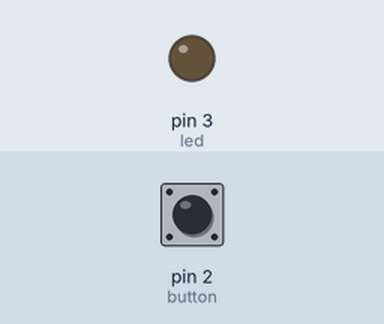
Simulated run of this sketch. Board: Arduino Uno, built with avr-gcc and run on an emulated ATmega328P. On the bench: output pins drawn as LEDs (lit = HIGH). Inputs (shaded band) come from the test bench; at power-on: pin 2 (button) HIGH.

Above: at 1.2 s.
1.3 s: pin 2 (button) pulled LOW for 0.15 s
At 1.9 s:
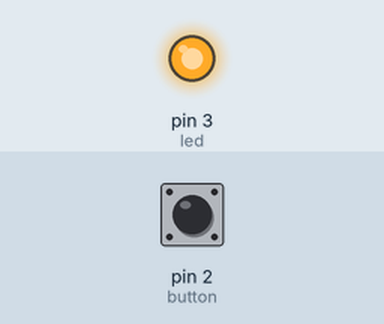
2.9 s: pin 2 (button) pulled LOW for 1 s
At 4.3 s:
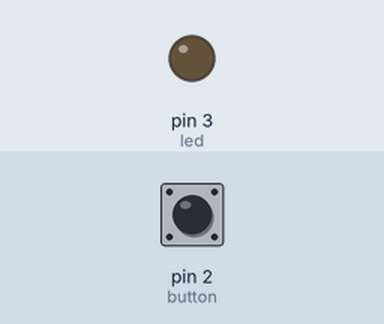
5.4 s: pin 2 (button) pulled LOW for 3.2 s
At 6.2 s:
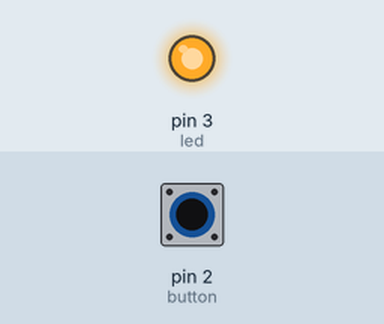
Timing chart, 0 to 8.4 s (numbered marks = the images above; inputs shaded):
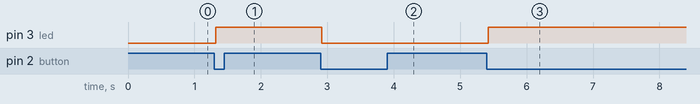

Measured:
- after the input at 1.3 s, pin 3 (led): LOW → HIGH at once
- after the input at 2.9 s, pin 3 (led): HIGH → LOW at once
- after the input at 5.4 s, pin 3 (led): LOW → HIGH at once

The sketch:

Project_7.ino
```cpp
int button = 2;
int led = 3;
bool state = false;

void setup() {
  pinMode(button, INPUT);
  pinMode(led, OUTPUT);
}

void loop() {
  if (digitalRead(button) == LOW) {
    delay(20);
    if (digitalRead(button) == LOW) {
      state = !state;
      digitalWrite(led, state);
      while (digitalRead(button) == LOW);
    }
  }
}
```
